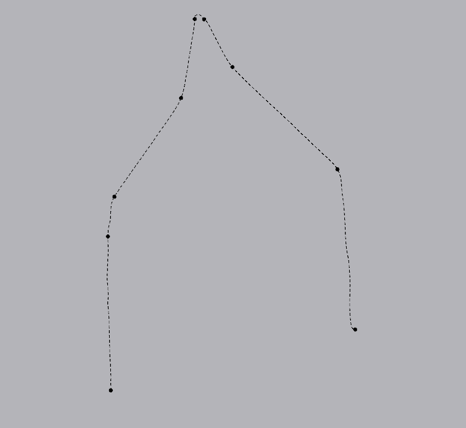
#> input picture p3.png, 466 x 428 px
$ jupyter execute test.ipynb
#> lines starting #> are read from the running program, lines starting #| are printed output that depends on the picture; after the words box and inside, x2 and y2 are one past the last pixel; in counts of white or black regions, pixels touching at a corner belong together; long printed decimals are rounded
[cell 1]
import cv2
import numpy as np
import matplotlib.pyplot as plt
from scipy.spatial.distance import cdist
from scipy.spatial.distance import directed_hausdorff

# ================== 核心功能函数 ==================
def extract_contours(img_path, max_value=255):
    """改进的轮廓提取函数"""
    # 读取图像
    color_img = cv2.imread(img_path, cv2.IMREAD_COLOR)
    if color_img is None:
        raise ValueError(f"图像读取失败: {img_path}")

    # 预处理
    gray = cv2.cvtColor(color_img, cv2.COLOR_BGR2GRAY)
    gray = cv2.GaussianBlur(gray, (7,7), 2)

    # 自适应阈值
    binary = cv2.adaptiveThreshold(
        gray, max_value, cv2.ADAPTIVE_THRESH_GAUSSIAN_C,
        cv2.THRESH_BINARY_INV, 21, 4
    )

    # 形态学操作
    kernel = cv2.getStructuringElement(cv2.MORPH_ELLIPSE, (5,5))
    binary = cv2.morphologyEx(binary, cv2.MORPH_CLOSE, kernel, iterations=3)

    # 查找轮廓
    contours, _ = cv2.findContours(binary, cv2.RETR_EXTERNAL, cv2.CHAIN_APPROX_NONE)
    return contours, color_img, binary

def merge_close_contours(contours, distance_threshold=100):
    """智能合并相邻轮廓"""
    if not contours:
        return []

    # 将轮廓转换为点集形式
    contours = [cnt.reshape(-1,2) for cnt in contours]
    merged = []
    used = [False] * len(contours)

    for i in range(len(contours)):
        if used[i]:
            continue

        current = contours[i]
        used[i] = True

        # 寻找可合并的相邻轮廓
        while True:
            found = False
            for j in range(len(contours)):
                if used[j]:
                    continue

                # 检查端点距离
                last_point = current[-1]
                dist_to_start = np.linalg.norm(last_point - contours[j][0])
                dist_to_end = np.linalg.norm(last_point - contours[j][-1])

                if min(dist_to_start, dist_to_end) < distance_threshold:
                    # 选择距离更近的连接方式
                    if dist_to_start < dist_to_end:
                        current = np.vstack([current, contours[j]])
                    else:
                        current = np.vstack([current, contours[j][::-1]])
                    used[j] = True
                    found = True
                    break
            if not found:
                break
        merged.append(current)
    return [cnt.reshape(-1,1,2) for cnt in merged]

def select_main_contour(contours):
    """自动选择面积最大的轮廓"""
    if not contours:
        raise ValueError("没有检测到任何轮廓")
    areas = [cv2.contourArea(cnt) for cnt in contours]
    return contours[np.argmax(areas)]

def resample_curve(points, num_samples=1000):
    """改进的重采样函数"""
    if points.ndim == 3:
        points = points.reshape(-1,2)

    # 计算累积弧长
    diffs = np.diff(points, axis=0)
    seg_lengths = np.linalg.norm(diffs, axis=1)
    total_length = np.sum(seg_lengths)
    if total_length == 0:
        return points

    # 生成采样位置
    sample_distances = np.linspace(0, total_length, num_samples)

    # 线性插值
    resampled = []
    current_seg = 0
    accumulated = 0.0

    for dist in sample_distances:
        while current_seg < len(seg_lengths) and \
              accumulated + seg_lengths[current_seg] < dist:
            accumulated += seg_lengths[current_seg]
            current_seg += 1

        if current_seg >= len(seg_lengths):
            resampled.append(points[-1])
            continue

        t = (dist - accumulated) / seg_lengths[current_seg]
        p = (1-t)*points[current_seg] + t*points[current_seg+1]
        resampled.append(p)

    return np.array(resampled)

def align_curves(curve1, curve2):
    """Procrustes对齐"""
    # 中心化
    c1_mean = np.mean(curve1, axis=0)
    c2_mean = np.mean(curve2, axis=0)
    c1 = curve1 - c1_mean
    c2 = curve2 - c2_mean

    # 奇异值分解求旋转矩阵
    H = c2.T @ c1
    U, _, Vt = np.linalg.svd(H)
    R = U @ Vt

    # 应用变换
    aligned_c2 = (c2 @ R.T) + c1_mean
    return c1 + c1_mean, aligned_c2

def compute_similarity(curve1, curve2):
    """综合相似度评估"""
    # 重采样对齐
    c1 = resample_curve(curve1, 1000)
    c2 = resample_curve(curve2, 1000)
    c1, c2 = align_curves(c1, c2)

    # 平均距离
    distances = np.linalg.norm(c1 - c2, axis=1)
    avg_dist = np.mean(distances)

    # Hausdorff距离
    hd_dist = max(
        directed_hausdorff(c1, c2)[0],
        directed_hausdorff(c2, c1)[0]
    )

    # Hu矩相似度
    def get_hu_moments(curve):
        moments = cv2.moments(curve.astype(np.float32))
        return cv2.HuMoments(moments)

    hu1 = get_hu_moments(c1)
    hu2 = get_hu_moments(c2)
    hu_diff = np.sum(np.abs(np.log(np.abs(hu1)) - np.log(np.abs(hu2))))

    return {
        'average_distance': avg_dist,
        'hausdorff_distance': hd_dist,
        'hu_similarity': hu_diff
    }
def compute_similarity_abs(curve1, curve2, num_samples=1000):
    """
    对两条曲线做等数量重采样后，计算平均点对点距离和简单相似度得分
    - curve1, curve2: (N,2)/(M,2)形状的坐标
    - num_samples: 重采样的点数
    返回: (avg_dist, similarity_score)
    """
    # 重采样
    c1 = resample_curve(curve1, num_samples)
    c2 = resample_curve(curve2, num_samples)

    # 点对应的欧几里得距离
    distances = np.sqrt(np.sum((c1 - c2)**2, axis=1))
    avg_dist = np.mean(distances)

    # 简单相似度(0 ~ 1)，值越接近1表示越相似
    similarity_score = 1.0 / (1.0 + avg_dist)

    return avg_dist, similarity_score

# ================== 可视化函数 ==================
def draw_contour_comparison(img1, cnt1, img2, cnt2):
    """绘制轮廓对比图"""
    plt.figure(figsize=(12,6))

    # 图像1
    plt.subplot(1,2,1)
    vis1 = cv2.drawContours(img1.copy(), [cnt1], -1, (0,255,0), 3)
    plt.imshow(cv2.cvtColor(vis1, cv2.COLOR_BGR2RGB))
    plt.title('Image 1 - Main Contour')
    plt.axis('off')

    # 图像2
    plt.subplot(1,2,2)
    vis2 = cv2.drawContours(img2.copy(), [cnt2], -1, (0,255,0), 3)
    plt.imshow(cv2.cvtColor(vis2, cv2.COLOR_BGR2RGB))
    plt.title('Image 2 - Main Contour')
    plt.axis('off')

    plt.tight_layout()

def plot_aligned_curves(curve1, curve2):
    """绘制对齐后的曲线"""
    c1 = resample_curve(curve1, 1000)
    c2 = resample_curve(curve2, 1000)
    c1, c2 = align_curves(c1, c2)

    plt.figure(figsize=(8,8))
    plt.scatter(c1[:,0], -c1[:,1], s=2, label='Curve 1')
    plt.scatter(c2[:,0], -c2[:,1], s=2, label='Curve 2')
    plt.gca().invert_yaxis()
    plt.legend()
    plt.title("Aligned Curves Comparison")
    plt.axis('equal')
    plt.show()

# ================== 主流程 ==================
def main(img_path1, img_path2):
    # 1. 提取并处理轮廓
    contours1, color_img1, binary1 = extract_contours(img_path1)
#> in extract_contours, color_img is the input picture: shape (428, 466, 3); mean B, G, R 184.6, 179.6, 179.6
#> in extract_contours, `binary = cv2.adaptiveThreshold( gray, max_value, cv2.ADAPTIVE_THRESH_G..`:
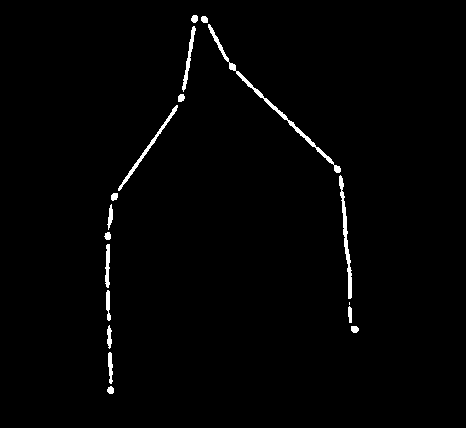
#> binary: shape (428, 466); 1.3% white; 18 white regions (1 under 20 px), largest, box (x1, y1, x2, y2) and area: (208, 24, 341, 173) 716, (339, 175, 352, 299) 455, (118, 105, 178, 191) 345
#> in extract_contours, `binary = cv2.morphologyEx(binary, cv2.MORPH_CLOSE, kernel, iterations=3)`:
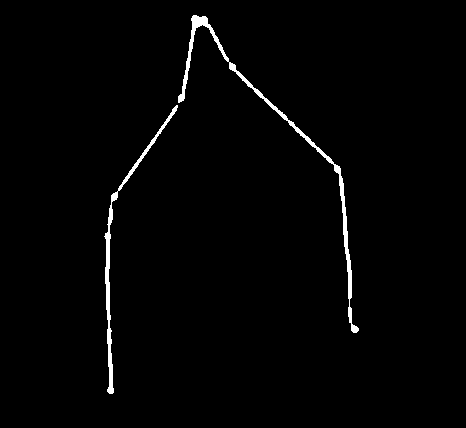
#> binary: shape (428, 466); 1.5% white; 2 white regions
#> in extract_contours, `contours, _ = cv2.findContours(binary, cv2.RETR_EXTERNAL, cv2.CHAIN_AP..`: contours = 2 contours; box (x1, y1, x2, y2) and area: (178, 15, 359, 333) 1380, (104, 105, 178, 394) 852
#> contours1 has the same summary as contours in extract_contours
    contours2, color_img2, binary2 = extract_contours(img_path2)
#> call 2 of extract_contours, with img_path = 'p4.png', max_value = 255
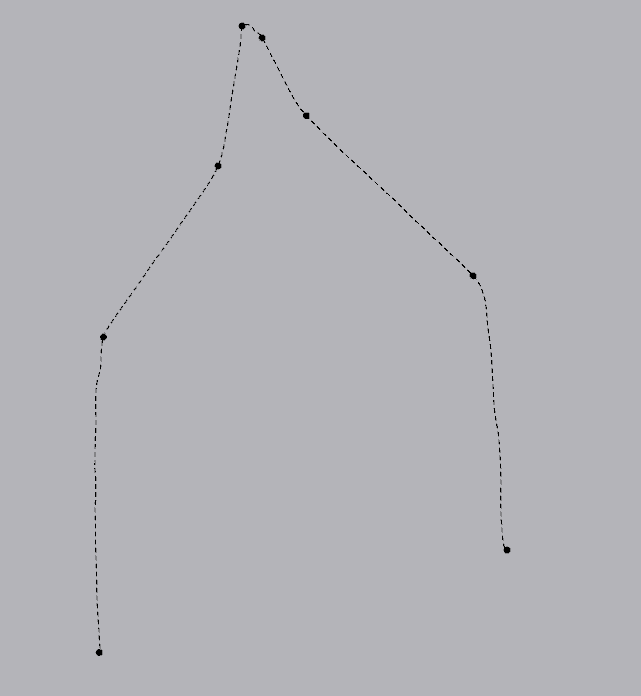
#> input picture p4.png, 641 x 696 px
#> in extract_contours, color_img is the input picture: shape (696, 641, 3); mean B, G, R 184.6, 179.6, 179.6
#> in extract_contours (call 2), `binary = cv2.adaptiveThreshold( gray, max_value, cv2.ADAPTIVE_THRESH_G..`:
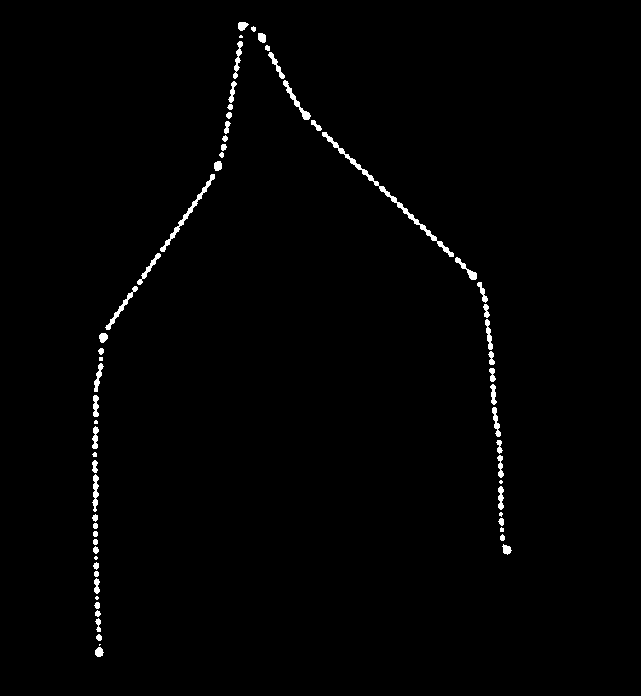
#> binary: shape (696, 641); 1.1% white; 64 white regions (10 under 20 px), largest, box (x1, y1, x2, y2) and area: (322, 132, 454, 257) 719, (160, 174, 215, 252) 369, (283, 80, 311, 120) 213
#> in extract_contours (call 2), `binary = cv2.morphologyEx(binary, cv2.MORPH_CLOSE, kernel, iterations=3)`:
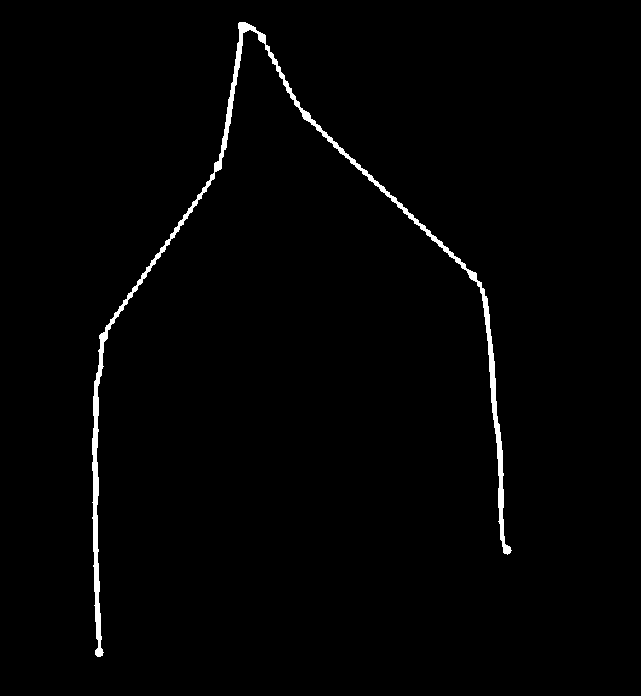
#> binary: shape (696, 641); 1.4% white; 1 white region
#> in extract_contours (call 2), `contours, _ = cv2.findContours(binary, cv2.RETR_EXTERNAL, cv2.CHAIN_AP..`: contours = 1 contour; box (x1, y1, x2, y2) and area: (92, 22, 512, 657) 4863
#> contours2 has the same summary as contours in extract_contours

    # 2. 合并相邻轮廓
    merged1 = merge_close_contours(contours1)
#> in merge_close_contours, `contours = [cnt.reshape(-1,2) for cnt in contours]`: contours = 2 items
#> in merge_close_contours, `used = [False] * len(contours)`: used = [False, False]
#> the loop in merge_close_contours, `for i in range(len(contours)):` made 2 passes
#> after the loop in merge_close_contours, `for i in range(len(contours)):`: merged = 1 item; used = [True, True]
#> merged1 = 1 contour; box (x1, y1, x2, y2) and area: (104, 15, 359, 394) 2232
    merged2 = merge_close_contours(contours2)
#> the loop in merge_close_contours (call 2), `for i in range(len(contours)):` made 1 pass
#> merged2 = 1 contour; box (x1, y1, x2, y2) and area: (92, 22, 512, 657) 4863

    # 3. 自动选择主轮廓
    main_cnt1 = select_main_contour(merged1)
#> in select_main_contour, `areas = [cv2.contourArea(cnt) for cnt in contours]`: areas = [2232]
#> main_cnt1 = contour of 1450 points, box (x1, y1, x2, y2) (104, 15, 359, 394), area 2232
    main_cnt2 = select_main_contour(merged2)
#> main_cnt2 = contour of 2566 points, box (x1, y1, x2, y2) (92, 22, 512, 657), area 4863

    # 4. 可视化
    draw_contour_comparison(color_img1, main_cnt1, color_img2, main_cnt2)
#> in draw_contour_comparison, `vis1 = cv2.drawContours(img1.copy(), [cnt1], -1, (0,255,0), 3)`:
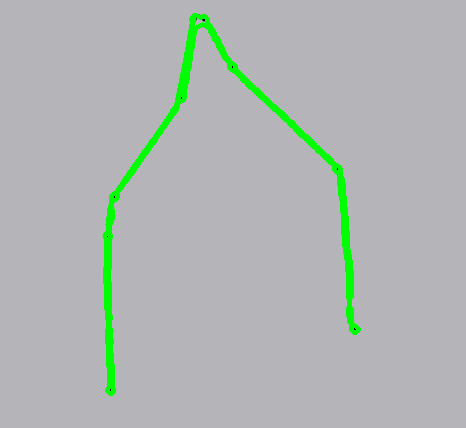
#> vis1: shape (428, 466, 3); mean B, G, R 179.5, 182.2, 174.6
#> in draw_contour_comparison, `vis2 = cv2.drawContours(img2.copy(), [cnt2], -1, (0,255,0), 3)`:
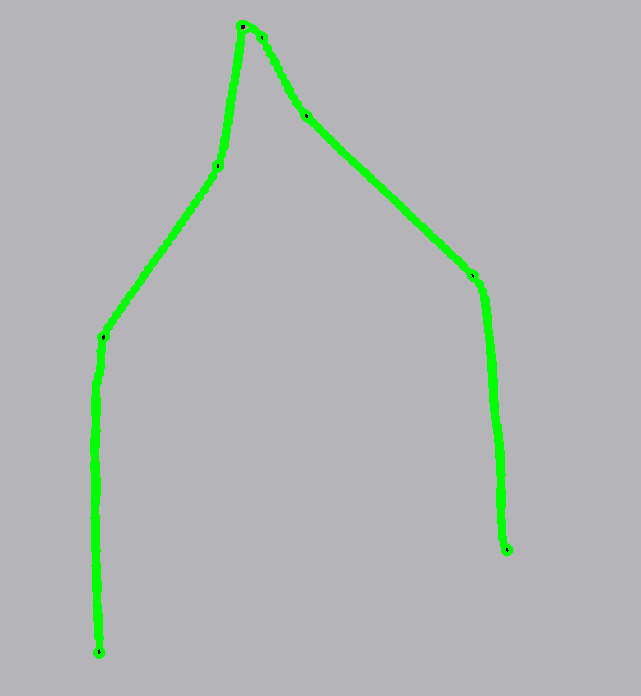
#> vis2: shape (696, 641, 3); mean B, G, R 180.3, 181.8, 175.5
    plot_aligned_curves(main_cnt1, main_cnt2)
#> in resample_curve, `points = points.reshape(-1,2)`: points = 1450 pairs, first value 104 to 358, second value 15 to 393
#> in resample_curve, `diffs = np.diff(points, axis=0)`: diffs = 1449 pairs, first value -1 to 16, second value -90 to 1
#> in resample_curve, `seg_lengths = np.linalg.norm(diffs, axis=1)`: seg_lengths = 1449 values, max 91.41 at index 586, min 1 at index 4, mean 1.19
#> in resample_curve, `total_length = np.sum(seg_lengths)`: total_length = 1730.8
#> the loop in resample_curve, `for dist in sample_distances:` made 1000 passes
#> (t, p) on passes 1 to 3: (0, [176, 105]), (0.225, [174.8, 106.2]), (0.45, [173.5, 107.5])
#> after the loop in resample_curve, `for dist in sample_distances:`: accumulated = 1729.8; current_seg = 1448; resampled = 1000 pairs, first value 104.4 to 358, second value 15 to 393
#> in plot_aligned_curves, `c1 = resample_curve(curve1, 1000)`: c1 has the same summary as resampled in resample_curve
#> the loop in resample_curve (call 2), `for dist in sample_distances:` made 1000 passes
#> (t, p) on passes 1 to 3: (0, [239, 22]), (0.424, [238, 24.42]), (0.262, [238, 27.26])
#> in plot_aligned_curves, `c2 = resample_curve(curve2, 1000)`: c2 = 1000 pairs, first value 92 to 510.6, second value 22 to 656
#> in align_curves, `c1_mean = np.mean(curve1, axis=0)`: c1_mean = [214.7, 176.8]
#> in align_curves, `c2_mean = np.mean(curve2, axis=0)`: c2_mean = [276.7, 299.9]
#> in align_curves, `c1 = curve1 - c1_mean`: c1 = 1000 pairs, first value -110.3 to 143.3, second value -161.8 to 216.2
#> in align_curves, `c2 = curve2 - c2_mean`: c2 = 1000 pairs, first value -184.7 to 233.9, second value -277.9 to 356.1
#> in align_curves, `H = c2.T @ c1`: H = [[13299626.4, -1024218.8], [-742104.4, 13609386.8]]
#> in align_curves, `U, _, Vt = np.linalg.svd(H)`: U = [[-0.647, 0.762], [0.762, 0.647]]; Vt = [[-0.639, 0.769], [0.769, 0.639]]
#> in align_curves, `R = U @ Vt`: R = [[1, -0.0105], [0.0105, 1]]
#> in align_curves, `aligned_c2 = (c2 @ R.T) + c1_mean`: aligned_c2 = 1000 pairs, first value 27.94 to 445.9, second value -101.5 to 531
#> in plot_aligned_curves, `c1, c2 = align_curves(c1, c2)`: c2 has the same summary as aligned_c2 in align_curves
#> in plot_aligned_curves, `plt.show()`:
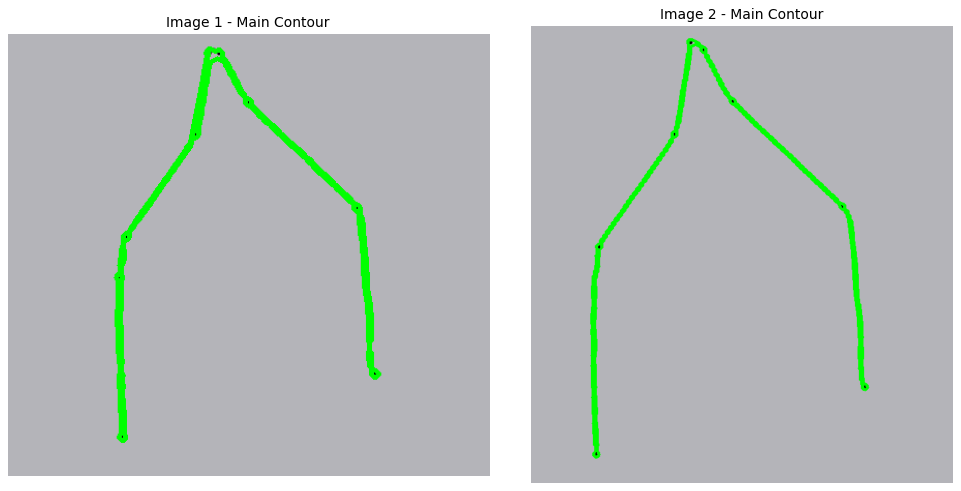
#> figure drawn by matplotlib, 2 panels
#> in plot_aligned_curves, `plt.show()`:
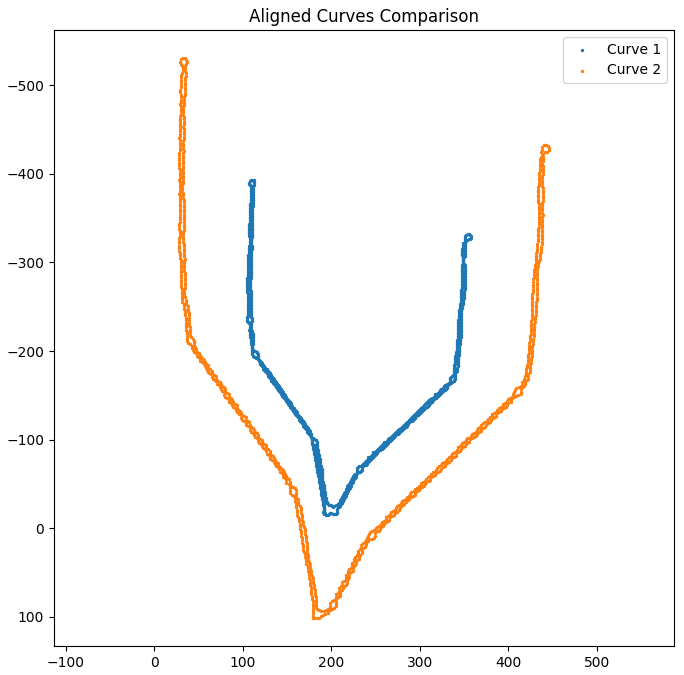
#> figure drawn by matplotlib, 1 panel

    # 5. 计算相似度
    similarity = compute_similarity(main_cnt1, main_cnt2)
#> in compute_similarity, `c1 = resample_curve(curve1, 1000)`: c1 has the same summary as resampled in resample_curve
#> in compute_similarity, `c2 = resample_curve(curve2, 1000)`: c2 = 1000 pairs, first value 92 to 510.6, second value 22 to 656
#> in compute_similarity, `c1, c2 = align_curves(c1, c2)`: c2 has the same summary as aligned_c2 in align_curves
#> in compute_similarity, `distances = np.linalg.norm(c1 - c2, axis=1)`: distances = 1000 values, max 259.8 at index 257, min 30.72 at index 457, mean 117.9
#> in compute_similarity, `avg_dist = np.mean(distances)`: avg_dist = 117.9
#> in compute_similarity, `hd_dist = max( directed_hausdorff(c1, c2)[0], directed_hausdorff(c2, c..`: hd_dist = 158
#> in get_hu_moments, `moments = cv2.moments(curve.astype(np.float32))`: moments = moments, m00 2228.5, centre m10/m00, m01/m00 = (215.7, 180.5)
#> in compute_similarity, `hu1 = get_hu_moments(c1)`: hu1 = [8.65, 2.62, 277.1, 54.66, -3132.5, 77.28, 5954.2]
#> in compute_similarity, `hu2 = get_hu_moments(c2)`: hu2 = [11.15, 3.27, 622.9, 78.97, -9514.4, 113.9, 14706]
#> in compute_similarity, `hu_diff = np.sum(np.abs(np.log(np.abs(hu1)) - np.log(np.abs(hu2))))`: hu_diff = 4.05
#> similarity = {'average_distance': 117.9, 'hausdorff_distance': 158, 'hu_similarity': 4.05}

    print("\n相似度评估结果:")
    print(f"平均点距: {similarity['average_distance']:.2f} pixels")
#| 平均点距: 117.87 pixels
    print(f"Hausdorff距离: {similarity['hausdorff_distance']:.2f} pixels")
#| Hausdorff距离: 157.97 pixels
    print(f"Hu矩差异: {similarity['hu_similarity']:.4f} (越小越相似)")
#| Hu矩差异: 4.0550 (越小越相似)

    _,similarity2 = compute_similarity_abs(main_cnt1, main_cnt2,100)
#> in compute_similarity_abs, `c1 = resample_curve(curve1, num_samples)`: c1 = 100 pairs, first value 105 to 356.7, second value 15 to 390
    #avg_dist, similarity_score
    print("\n相似度评估结果:")
    print(similarity2,_)
#| 0.006051 164.259
    #print(f"评分: {similarity2['similarity_score']:.2f} ")


if __name__ == "__main__":
    # 设置图像路径
    img1 = "p3.png"
    img2 = "p4.png"

    # 执行主流程
    main(img1, img2)
